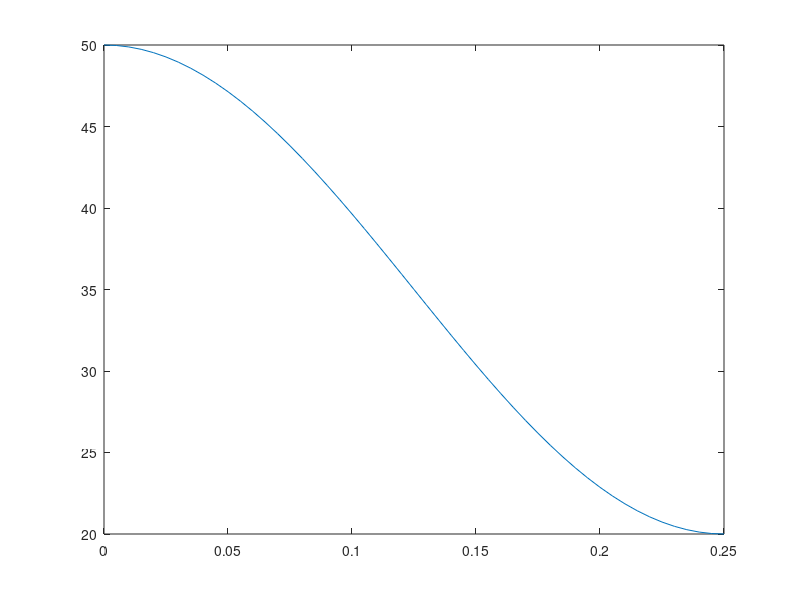

The MATLAB script that drew this image:
max_v=20;
min_v=50;
acc_t=0.25;


smp_t=0.005;
t=0:smp_t:acc_t;
v=(max_v-min_v)/2*(sin(pi/acc_t*(t-acc_t/2))+1)+min_v;
plot(t,v)
